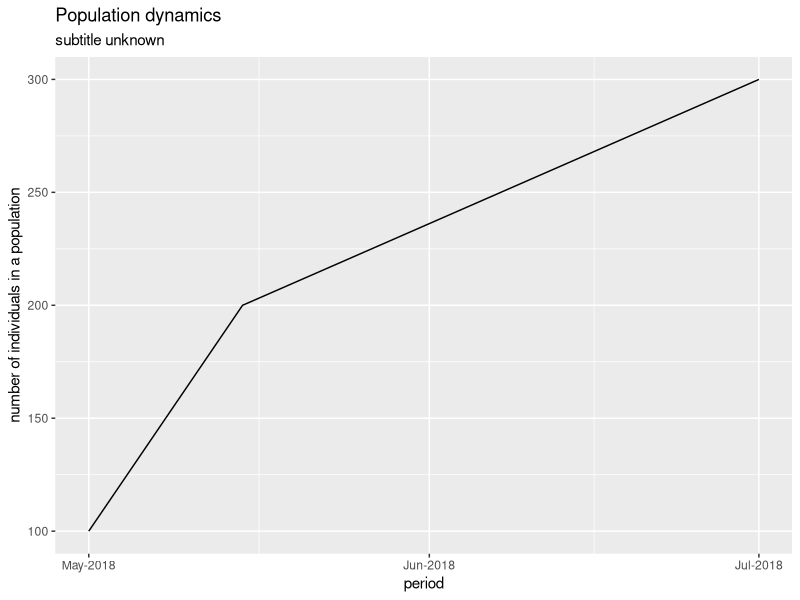
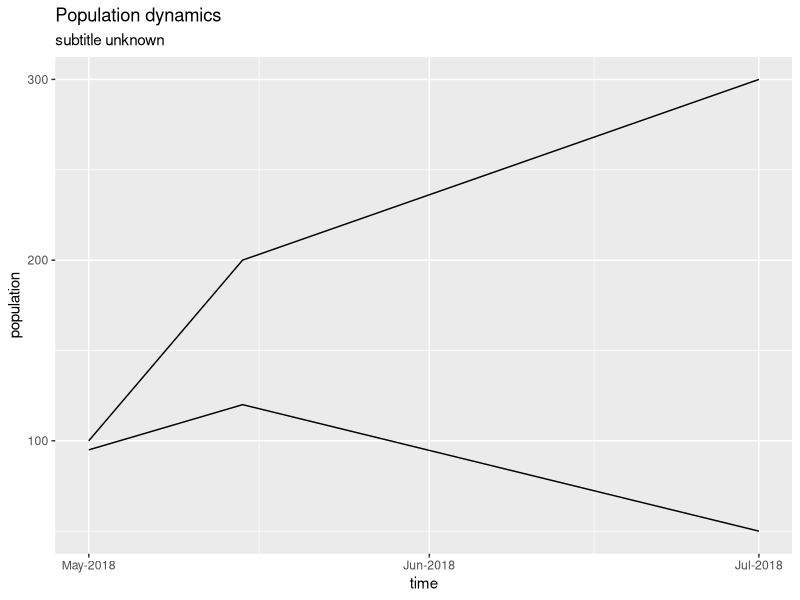

Write R code to recreate these figures, in order.
library(ggplot2)
library(scales)

df.pest <- data.frame(population = c(100,200, 300), time = c("2018-05-01", "2018-05-15", "2018-07-01"))
df.ne <- data.frame(population = c(95, 120, 50), time = c("2018-05-01", "2018-05-15", "2018-07-01"))

df.pest$time <- as.Date(df.pest$time)
df.ne$time <- as.Date(df.ne$time)

ggplot(df.pest, aes(time, population)) +
    geom_line() +
    labs(x = 'period', y = 'number of individuals in a population') +
    ggtitle('Population dynamics', subtitle = 'subtitle unknown') +
    scale_x_date(date_breaks = "1 month", labels = date_format("%b-%Y"))

ggplot(NULL, aes(time, population)) +
    geom_line(data = df.pest) +
    geom_line(data = df.ne) +
    ggtitle('Population dynamics', subtitle = 'subtitle unknown') +
    scale_x_date(date_breaks = "1 month", labels = date_format("%b-%Y"))

